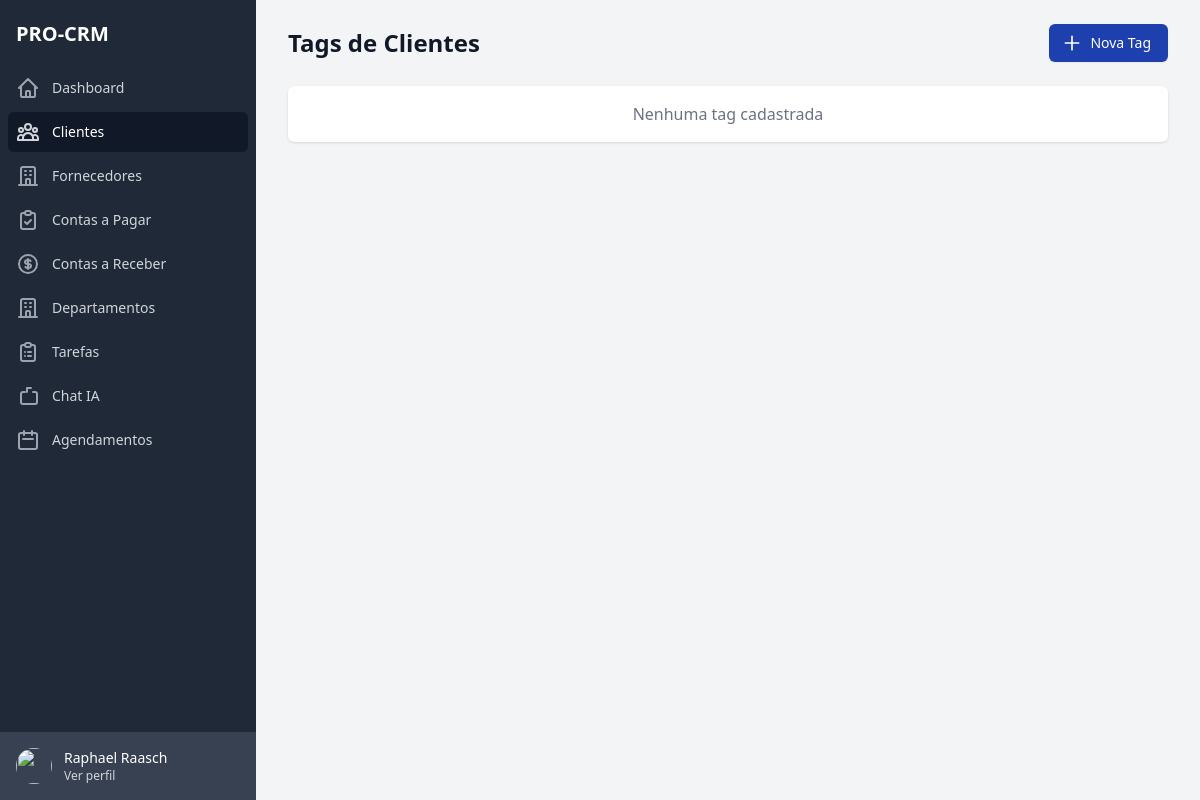
Before: /clients/tags/ (signed in) with the older database file.
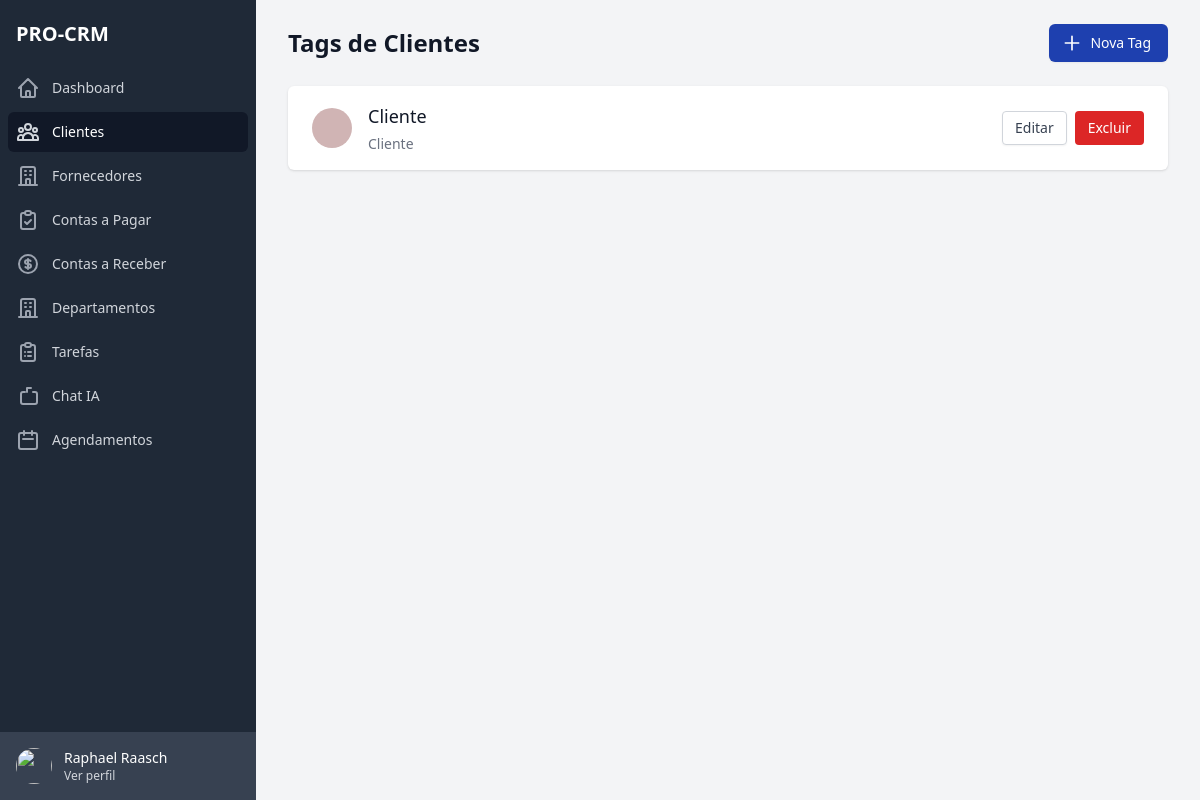
After: the same page with the newer database file.
### apps/clients/models.py (models this page shows, shortened)
class ClientTag(BaseModel):
    name = models.CharField(max_length=100, verbose_name='Nome')
    description = models.TextField(blank=True, null=True, verbose_name='Descrição')
    color = models.CharField(max_length=10, verbose_name='Cor')
    is_active = models.BooleanField(default=True, verbose_name='Ativo')
    enterprise = models.ForeignKey(Enterprise, on_delete=models.CASCADE, verbose_name='Empresa')
    class Meta:
        verbose_name = 'Tag de Cliente'
        verbose_name_plural = 'Tags de Clientes'
        ordering = ['name']

### apps/clients/views.py (the view)
# urls.py: path('tags/', views.tag_list, name='tag_list'),
@login_required
def tag_list(request):
    tags = ClientTag.objects.filter(enterprise=request.user.enterprise).order_by('name')
    return render(request, 'pages/tag_list.html', {'tags': tags})

### apps/clients/templates/pages/tag_list.html (shortened to what this page needs)
{% extends 'base.html' %}
{% load static %}
{% block content %}
<div class="flex h-screen bg-gray-100">
    {% include 'includes/sidebar.html' %}
    <div class="flex-1 flex flex-col overflow-hidden">
        <main class="flex-1 relative overflow-y-auto focus:outline-none">
            <div class="py-6">
                <div class="max-w-7xl mx-auto px-4 sm:px-6 md:px-8">
                    <div class="flex justify-between items-center mb-6">
                        <h1 class="text-2xl font-semibold text-gray-900">Tags de Clientes</h1>
                        <a href="{% url 'clients:tag_create' %}" class="inline-flex items-center px-4 py-2 border border-transparent rounded-md shadow-sm text-sm font-medium text-white bg-blue-800 hover:bg-blue-900 focus:outline-none focus:ring-2 focus:ring-offset-2 focus:ring-blue-800">
                            <svg class="-ml-1 mr-2 h-5 w-5" xmlns="http://www.w3.org/2000/svg" fill="none" viewBox="0 0 24 24" stroke="currentColor">
                                <path stroke-linecap="round" stroke-linejoin="round" stroke-width="2" d="M12 4v16m8-8H4" />
                            </svg>
                            Nova Tag
                        </a>
                    </div>
                    <div class="bg-white shadow overflow-hidden sm:rounded-md">
                        <ul class="divide-y divide-gray-200">
                            {% for tag in tags %}
                            <li>
                                <div class="px-4 py-4 sm:px-6">
                                    <div class="flex items-center justify-between">
                                        <div class="flex items-center">
                                            <div class="flex-shrink-0">
                                                <div class="h-10 w-10 rounded-full" style="background-color: {{ tag.color }}"></div>
                                            </div>
                                            <div class="ml-4">
                                                <h2 class="text-lg font-medium text-gray-900">{{ tag.name }}</h2>
                                                {% if tag.description %}
                                                <div class="mt-1 text-sm text-gray-500">
                                                    {{ tag.description }}
                                                </div>
                                                {% endif %}
                                            </div>
                                        </div>
                                        <div class="flex space-x-2">
                                            <a href="{% url 'clients:tag_edit' tag.id %}" class="inline-flex items-center px-3 py-1.5 border border-gray-300 shadow-sm text-sm font-medium rounded text-gray-700 bg-white hover:bg-gray-50 focus:outline-none focus:ring-2 focus:ring-offset-2 focus:ring-blue-800">
                                                Editar
                                            </a>
                                            <button onclick="confirmDelete('{{ tag.id }}')" class="inline-flex items-center px-3 py-1.5 border border-transparent text-sm font-medium rounded text-white bg-red-600 hover:bg-red-700 focus:outline-none focus:ring-2 focus:ring-offset-2 focus:ring-red-500">
                                                Excluir
                                            </button>
                                        </div>
                                    </div>
                                </div>
                            </li>
                            {% empty %}
                            <li class="px-4 py-4 sm:px-6 text-center text-gray-500">
                                Nenhuma tag cadastrada
                            </li>
                            {% endfor %}
                        </ul>
                    </div>
                </div>
            </div>
        </main>
    </div>
</div>
{% endblock %}

Changed rows visible on the page:
added ClientTag: name "Cliente", description "Cliente"
Other visible differences:
text no longer shown: "Nenhuma tag cadastrada"
